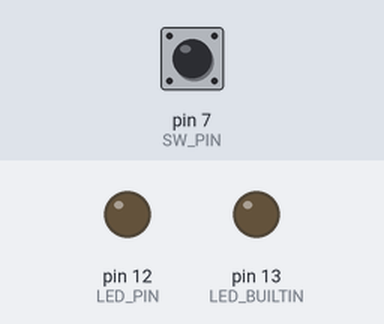
A sketch run on a simulated Arduino Uno, built with avr-gcc and run on an emulated ATmega328P. Shown: output pins drawn as LEDs (lit = HIGH). Inputs (shaded band) come from the test bench; at power-on: pin 7 (SW_PIN) HIGH.

Above: at 1.2 s.
1.3 s: pin 7 (SW_PIN) pulled LOW for 0.15 s
At 3.8 s:
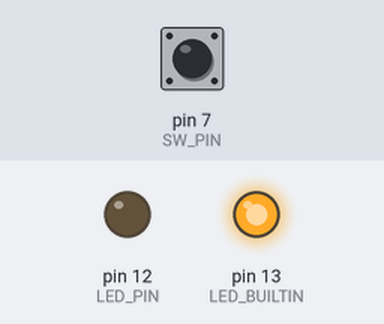
4.4 s: pin 7 (SW_PIN) pulled LOW for 1 s
At 4.9 s:
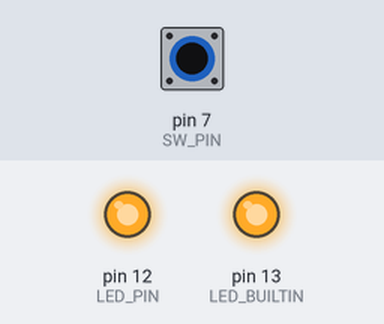
6.9 s: pin 7 (SW_PIN) pulled LOW for 3.2 s
At 8.0 s:
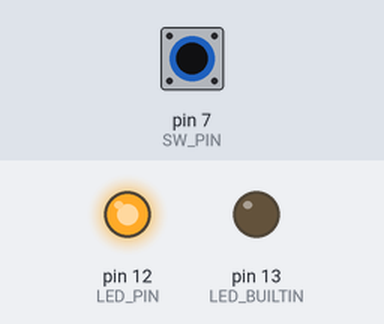
Timing chart, 0 to 16.5 s (numbered marks = the images above; inputs shaded):
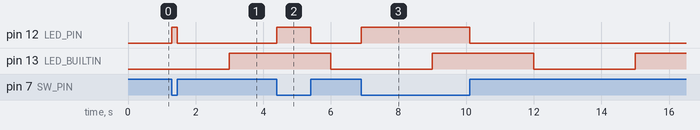

The sketch:

diy4_3_2.ino
```cpp
#define SW_PIN 7
#define LED_PIN 12

unsigned long lastTime = 0;
const long interval = 3000;

void setup() {
  pinMode(SW_PIN, INPUT_PULLUP);
  pinMode(LED_BUILTIN, OUTPUT);
  pinMode(LED_PIN, OUTPUT);
}

void loop() {
  unsigned long now = millis();
  bool val = digitalRead(SW_PIN);

  digitalWrite(LED_PIN, !val);

  if (now - lastTime >= interval) {
    lastTime = now;
    digitalWrite(LED_BUILTIN, !digitalRead(LED_BUILTIN));
  }
}
```

Measured:
- after the input at 1.3 s, pin 12 (LED_PIN): LOW → HIGH at once, → LOW 0.15 s later
- after the input at 4.4 s, pin 12 (LED_PIN): LOW → HIGH at once, → LOW 1.0 s later
- after the input at 6.9 s, pin 12 (LED_PIN): LOW → HIGH at once, → LOW 3.2 s later
